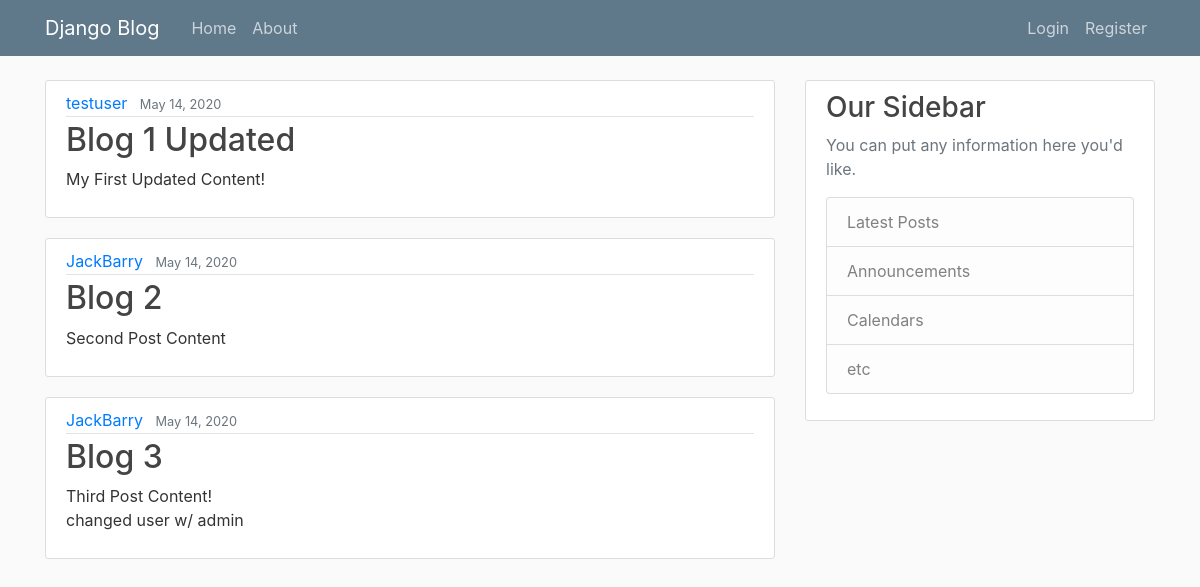
The page / on the database its author committed.
### blog/models.py (models this page shows, shortened)
class Post(models.Model):
    title = models.CharField(max_length=100)
    content = models.TextField()
    date_posted = models.DateTimeField(default=timezone.now)
    author = models.ForeignKey(User, on_delete=models.CASCADE)

### blog/views.py (the view)
# urls.py: path('', views.home, name='blog-home'),
def home(request):
    context = {
        'posts': Post.objects.all()
    }
    return render(request, 'blog/home.html', context)

### templates/blog/home.html
{% extends 'blog/base.html' %}
{%block content%}
{% for post in posts %}
<article class="media content-section">
    <div class="media-body">
        <div class="article-metadata">
            <a class="mr-2" href="#">{{ post.author }}</a>
            <small class="text-muted">{{ post.date_posted|date:"F d, Y" }}</small>
        </div>
        <h2><a class="article-title" href="#">{{ post.title }}</a></h2>
        <p class="article-content">{{ post.content }}</p>
    </div>
</article>
{% endfor %}
{%endblock content%}

### templates/blog/base.html (shortened to what this page needs)
{% load static %}
<!DOCTYPE html>
<html lang="en">
<head>
    <link rel="stylesheet" href="https://stackpath.bootstrapcdn.com/bootstrap/4.5.0/css/bootstrap.min.css"
>
    <link rel="stylesheet" type="text/css" href="{% static 'blog/main.css' %}">
</head>
<body>
    <header class="site-header">
        <nav class="navbar navbar-expand-md navbar-dark bg-steel fixed-top">
            <div class="container">
                <a class="navbar-brand mr-4" href="{% url 'blog-home' %}">Django Blog</a>
                <div class="collapse navbar-collapse" id="navbarToggle">
                    <div class="navbar-nav mr-auto">
                        <a class="nav-item nav-link" href="{% url 'blog-home' %}">Home</a>
                        <a class="nav-item nav-link" href="{% url 'blog-about' %}">About</a>
                    </div>
                    <div class="navbar-nav">
                        {% if user.is_authenticated %}
                        <a class="nav-item nav-link mr-3" href="{% url 'profile' %}">Profile</a>
                        <a class="nav-item nav-link mr-3" href="{% url 'logout' %}">Logout</a>
                        {% else %}
                        <a class="nav-item nav-link" href="{% url 'login' %}">Login</a>
                        <a class="nav-item nav-link" href="{% url 'register' %}">Register</a>
                        {% endif %}
                    </div>
                </div>
            </div>
        </nav>
    </header>
    <main role="main" class="container">
        <div class="row">
            <div class="col-md-8">
                {% block content %}{% endblock %}
            </div>
            <div class="col-md-4">
                <div class="content-section">
                    <h3>Our Sidebar</h3>
                    <p class='text-muted'>You can put any information here you'd like.
                        <ul class="list-group">
                            <li class="list-group-item list-group-item-light">Latest Posts</li>
                            <li class="list-group-item list-group-item-light">Announcements</li>
                            <li class="list-group-item list-group-item-light">Calendars</li>
                            <li class="list-group-item list-group-item-light">etc</li>
                        </ul>
                    </p>
                </div>
            </div>
    </main>
</body>
</html>

### blog/static/blog/main.css (style rules this page uses)
body { background: #fafafa; color: #333333; margin-top: 5rem; }
h1, h2, h3, h4, h5, h6 { color: #444444; }
ul { margin: 0; }
.bg-steel { background-color: #5f788a; }
.site-header .navbar-nav .nav-link { color: #cbd5db; }
.content-section { background: #ffffff; padding: 10px 20px; border: 1px solid #dddddd; border-radius: 3px; margin-bottom: 20px; }
.article-title { color: #444444; }
.article-content { white-space: pre-line; }
.article-metadata { padding-bottom: 1px; margin-bottom: 4px; border-bottom: 1px solid #e3e3e3 }

### rows shown on the page
Post: author "testuser", date_posted "May 14, 2020", title "Blog 1 Updated", content "My First Updated Content!"
Post: author "JackBarry", date_posted "May 14, 2020", title "Blog 2", content "Second Post Content"
Post: author "JackBarry", date_posted "May 14, 2020", title "Blog 3", content "Third Post Content! changed user w/ admin"
